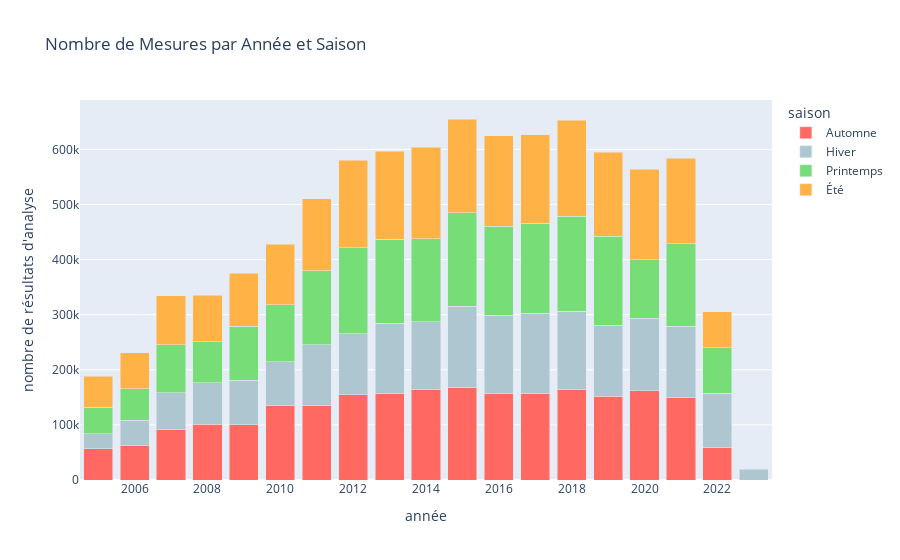

Source (notebook cell):
### Code cell
fig = px.bar(df_counts, 
             x='année', 
             y='nombre de résultats d\'analyse par saison', 
             color='saison',
             barmode='stack', 
             labels={'Année': 'année', 'Nombre de valeurs': 'Nombre de Mesures'},
             title='Nombre de Mesures par Année et Saison',
             color_discrete_map=season_colors
             )
fig.update_layout(
    xaxis_title='année',
    yaxis_title='nombre de résultats d\'analyse',
    legend_title='saison'
)
fig.show()

### Figure 1 — Plotly figure (JSON) as saved in the notebook; plotly's stock layout.template omitted (floating-point values rounded to 4 significant figures)
{"data": [{"alignmentgroup": "True", "hovertemplate": "saison=Automne<br>année=%{x}<br>nombre de résultats d'analyse par saison=%{y}<extra></extra>", "legendgroup": "Automne", "marker": {"color": "#FF6961", "pattern": {"shape": ""}}, "name": "Automne", "offsetgroup": "Automne", "orientation": "v", "showlegend": true, "textposition": "auto", "type": "bar", "x": [2005, 2006, 2007, 2008, 2009, 2010, 2011, 2012, 2013, 2014, 2015, 2016, 2017, 2018, 2019, 2020, 2021, 2022], "xaxis": "x", "y": [56550, 62823, 91574, 100844, 100593, 135430, 134633, 154583, 157221, 165068, 168285, 157239, 157854, 164339, 152239, 161915, 148978, 59629], "yaxis": "y"}, {"alignmentgroup": "True", "hovertemplate": "saison=Hiver<br>année=%{x}<br>nombre de résultats d'analyse par saison=%{y}<extra></extra>", "legendgroup": "Hiver", "marker": {"color": "#AEC6CF", "pattern": {"shape": ""}}, "name": "Hiver", "offsetgroup": "Hiver", "orientation": "v", "showlegend": true, "textposition": "auto", "type": "bar", "x": [2005, 2006, 2007, 2008, 2009, 2010, 2011, 2012, 2013, 2014, 2015, 2016, 2017, 2018, 2019, 2020, 2021, 2022, 2023], "xaxis": "x", "y": [27418, 45603, 66858, 75682, 80782, 79178, 110390, 110996, 126937, 122334, 147091, 142076, 144503, 141918, 128944, 131669, 130064, 98052, 19532], "yaxis": "y"}, {"alignmentgroup": "True", "hovertemplate": "saison=Printemps<br>année=%{x}<br>nombre de résultats d'analyse par saison=%{y}<extra></extra>", "legendgroup": "Printemps", "marker": {"color": "#77DD77", "pattern": {"shape": ""}}, "name": "Printemps", "offsetgroup": "Printemps", "orientation": "v", "showlegend": true, "textposition": "auto", "type": "bar", "x": [2005, 2006, 2007, 2008, 2009, 2010, 2011, 2012, 2013, 2014, 2015, 2016, 2017, 2018, 2019, 2020, 2021, 2022], "xaxis": "x", "y": [47644, 57310, 87389, 74211, 98111, 103021, 134445, 155880, 152906, 150270, 170117, 161132, 163524, 172154, 161344, 106454, 149943, 82245], "yaxis": "y"}, {"alignmentgroup": "True", "hovertemplate": "saison=Été<br>année=%{x}<br>nombre de résultats d'analyse par saison=%{y}<extra></extra>", "legendgroup": "Été", "marker": {"color": "#FFB347", "pattern": {"shape": ""}}, "name": "Été", "offsetgroup": "Été", "orientation": "v", "showlegend": true, "textposition": "auto", "type": "bar", "x": [2005, 2006, 2007, 2008, 2009, 2010, 2011, 2012, 2013, 2014, 2015, 2016, 2017, 2018, 2019, 2020, 2021, 2022], "xaxis": "x", "y": [56389, 64921, 88216, 84607, 95411, 110372, 131427, 158775, 159868, 165810, 169689, 164511, 160539, 174831, 152364, 164193, 155351, 65427], "yaxis": "y"}], "layout": {"barmode": "stack", "legend": {"title": {"text": "saison"}, "tracegroupgap": 0}, "title": {"text": "Nombre de Mesures par Année et Saison"}, "xaxis": {"anchor": "y", "domain": [0, 1], "title": {"text": "année"}}, "yaxis": {"anchor": "x", "domain": [0, 1], "title": {"text": "nombre de résultats d'analyse"}}}}
